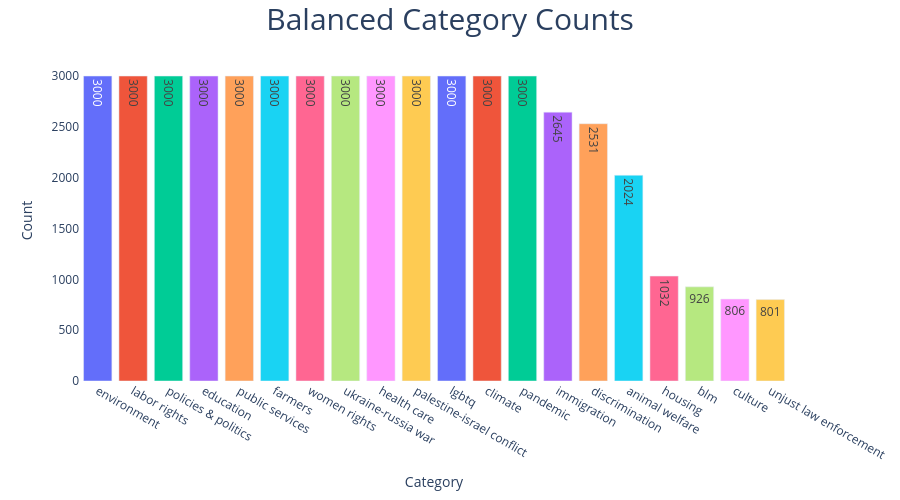

The notebook cell this image was saved under:
### Markdown cell above
## 6. (Optional) Inspect the class distribution

### Code cell
import plotly.express as px
from plotly.offline import iplot, init_notebook_mode

init_notebook_mode(True)

counts = dataset['class'].value_counts()
fig = px.bar(x=counts.index, y=counts.values, color=counts.index, text=counts.values)
fig.update_traces(hovertemplate="Category:'%{x}' Counted: %{y}")
fig.update_layout(
    title={'text': 'Balanced Category Counts', 'x': 0.5, 'font': {'size': 30}},
    xaxis={'title': 'Category', 'showgrid': False},
    yaxis={'title': 'Count', 'showgrid': False},
    plot_bgcolor='white', width=900, height=500, showlegend=False,
)
iplot(fig)

### Figure 1 — Plotly figure (JSON) as saved in the notebook; plotly's stock layout.template omitted (floating-point values rounded to 4 significant figures)
{"data": [{"hovertemplate": "Category:'%{x}' Counted: %{y}", "legendgroup": "environment", "marker": {"color": "#636efa", "pattern": {"shape": ""}}, "name": "environment", "orientation": "v", "showlegend": true, "text": [3000.0], "textposition": "auto", "type": "bar", "x": ["environment"], "xaxis": "x", "y": [3000], "yaxis": "y"}, {"hovertemplate": "Category:'%{x}' Counted: %{y}", "legendgroup": "labor rights", "marker": {"color": "#EF553B", "pattern": {"shape": ""}}, "name": "labor rights", "orientation": "v", "showlegend": true, "text": [3000.0], "textposition": "auto", "type": "bar", "x": ["labor rights"], "xaxis": "x", "y": [3000], "yaxis": "y"}, {"hovertemplate": "Category:'%{x}' Counted: %{y}", "legendgroup": "policies & politics", "marker": {"color": "#00cc96", "pattern": {"shape": ""}}, "name": "policies & politics", "orientation": "v", "showlegend": true, "text": [3000.0], "textposition": "auto", "type": "bar", "x": ["policies & politics"], "xaxis": "x", "y": [3000], "yaxis": "y"}, {"hovertemplate": "Category:'%{x}' Counted: %{y}", "legendgroup": "education", "marker": {"color": "#ab63fa", "pattern": {"shape": ""}}, "name": "education", "orientation": "v", "showlegend": true, "text": [3000.0], "textposition": "auto", "type": "bar", "x": ["education"], "xaxis": "x", "y": [3000], "yaxis": "y"}, {"hovertemplate": "Category:'%{x}' Counted: %{y}", "legendgroup": "public services", "marker": {"color": "#FFA15A", "pattern": {"shape": ""}}, "name": "public services", "orientation": "v", "showlegend": true, "text": [3000.0], "textposition": "auto", "type": "bar", "x": ["public services"], "xaxis": "x", "y": [3000], "yaxis": "y"}, {"hovertemplate": "Category:'%{x}' Counted: %{y}", "legendgroup": "farmers", "marker": {"color": "#19d3f3", "pattern": {"shape": ""}}, "name": "farmers", "orientation": "v", "showlegend": true, "text": [3000.0], "textposition": "auto", "type": "bar", "x": ["farmers"], "xaxis": "x", "y": [3000], "yaxis": "y"}, {"hovertemplate": "Category:'%{x}' Counted: %{y}", "legendgroup": "women rights", "marker": {"color": "#FF6692", "pattern": {"shape": ""}}, "name": "women rights", "orientation": "v", "showlegend": true, "text": [3000.0], "textposition": "auto", "type": "bar", "x": ["women rights"], "xaxis": "x", "y": [3000], "yaxis": "y"}, {"hovertemplate": "Category:'%{x}' Counted: %{y}", "legendgroup": "ukraine-russia war", "marker": {"color": "#B6E880", "pattern": {"shape": ""}}, "name": "ukraine-russia war", "orientation": "v", "showlegend": true, "text": [3000.0], "textposition": "auto", "type": "bar", "x": ["ukraine-russia war"], "xaxis": "x", "y": [3000], "yaxis": "y"}, {"hovertemplate": "Category:'%{x}' Counted: %{y}", "legendgroup": "health care", "marker": {"color": "#FF97FF", "pattern": {"shape": ""}}, "name": "health care", "orientation": "v", "showlegend": true, "text": [3000.0], "textposition": "auto", "type": "bar", "x": ["health care"], "xaxis": "x", "y": [3000], "yaxis": "y"}, {"hovertemplate": "Category:'%{x}' Counted: %{y}", "legendgroup": "palestine-israel conflict", "marker": {"color": "#FECB52", "pattern": {"shape": ""}}, "name": "palestine-israel conflict", "orientation": "v", "showlegend": true, "text": [3000.0], "textposition": "auto", "type": "bar", "x": ["palestine-israel conflict"], "xaxis": "x", "y": [3000], "yaxis": "y"}, {"hovertemplate": "Category:'%{x}' Counted: %{y}", "legendgroup": "lgbtq", "marker": {"color": "#636efa", "pattern": {"shape": ""}}, "name": "lgbtq", "orientation": "v", "showlegend": true, "text": [3000.0], "textposition": "auto", "type": "bar", "x": ["lgbtq"], "xaxis": "x", "y": [3000], "yaxis": "y"}, {"hovertemplate": "Category:'%{x}' Counted: %{y}", "legendgroup": "climate", "marker": {"color": "#EF553B", "pattern": {"shape": ""}}, "name": "climate", "orientation": "v", "showlegend": true, "text": [3000.0], "textposition": "auto", "type": "bar", "x": ["climate"], "xaxis": "x", "y": [3000], "yaxis": "y"}, {"hovertemplate": "Category:'%{x}' Counted: %{y}", "legendgroup": "pandemic", "marker": {"color": "#00cc96", "pattern": {"shape": ""}}, "name": "pandemic", "orientation": "v", "showlegend": true, "text": [3000.0], "textposition": "auto", "type": "bar", "x": ["pandemic"], "xaxis": "x", "y": [3000], "yaxis": "y"}, {"hovertemplate": "Category:'%{x}' Counted: %{y}", "legendgroup": "immigration", "marker": {"color": "#ab63fa", "pattern": {"shape": ""}}, "name": "immigration", "orientation": "v", "showlegend": true, "text": [2645.0], "textposition": "auto", "type": "bar", "x": ["immigration"], "xaxis": "x", "y": [2645], "yaxis": "y"}, {"hovertemplate": "Category:'%{x}' Counted: %{y}", "legendgroup": "discrimination", "marker": {"color": "#FFA15A", "pattern": {"shape": ""}}, "name": "discrimination", "orientation": "v", "showlegend": true, "text": [2531.0], "textposition": "auto", "type": "bar", "x": ["discrimination"], "xaxis": "x", "y": [2531], "yaxis": "y"}, {"hovertemplate": "Category:'%{x}' Counted: %{y}", "legendgroup": "animal welfare", "marker": {"color": "#19d3f3", "pattern": {"shape": ""}}, "name": "animal welfare", "orientation": "v", "showlegend": true, "text": [2024.0], "textposition": "auto", "type": "bar", "x": ["animal welfare"], "xaxis": "x", "y": [2024], "yaxis": "y"}, {"hovertemplate": "Category:'%{x}' Counted: %{y}", "legendgroup": "housing", "marker": {"color": "#FF6692", "pattern": {"shape": ""}}, "name": "housing", "orientation": "v", "showlegend": true, "text": [1032.0], "textposition": "auto", "type": "bar", "x": ["housing"], "xaxis": "x", "y": [1032], "yaxis": "y"}, {"hovertemplate": "Category:'%{x}' Counted: %{y}", "legendgroup": "blm", "marker": {"color": "#B6E880", "pattern": {"shape": ""}}, "name": "blm", "orientation": "v", "showlegend": true, "text": [926.0], "textposition": "auto", "type": "bar", "x": ["blm"], "xaxis": "x", "y": [926], "yaxis": "y"}, {"hovertemplate": "Category:'%{x}' Counted: %{y}", "legendgroup": "culture", "marker": {"color": "#FF97FF", "pattern": {"shape": ""}}, "name": "culture", "orientation": "v", "showlegend": true, "text": [806.0], "textposition": "auto", "type": "bar", "x": ["culture"], "xaxis": "x", "y": [806], "yaxis": "y"}, {"hovertemplate": "Category:'%{x}' Counted: %{y}", "legendgroup": "unjust law enforcement", "marker": {"color": "#FECB52", "pattern": {"shape": ""}}, "name": "unjust law enforcement", "orientation": "v", "showlegend": true, "text": [801.0], "textposition": "auto", "type": "bar", "x": ["unjust law enforcement"], "xaxis": "x", "y": [801], "yaxis": "y"}], "layout": {"barmode": "relative", "height": 500, "legend": {"title": {"text": "color"}, "tracegroupgap": 0}, "margin": {"t": 60}, "plot_bgcolor": "white", "showlegend": false, "title": {"font": {"size": 30}, "text": "Balanced Category Counts", "x": 0.5}, "width": 900, "xaxis": {"anchor": "y", "domain": [0, 1], "showgrid": false, "title": {"text": "Category"}}, "yaxis": {"anchor": "x", "domain": [0, 1], "showgrid": false, "title": {"text": "Count"}}}}
